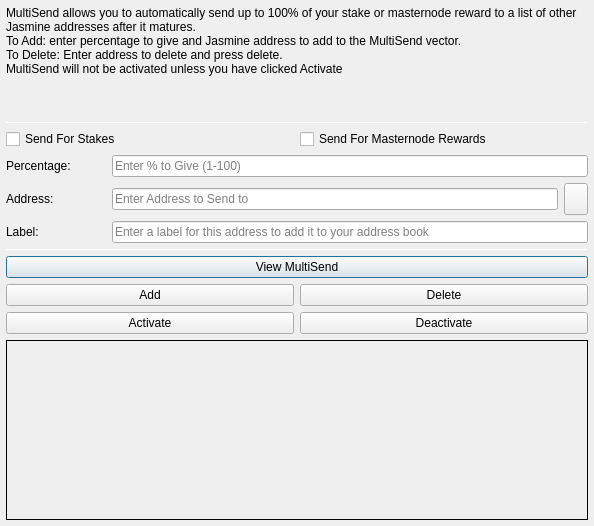
<?xml version="1.0" encoding="UTF-8"?>
<ui version="4.0">
 <class>MultiSendDialog</class>
 <widget class="QDialog" name="MultiSendDialog">
  <property name="windowModality">
   <enum>Qt::NonModal</enum>
  </property>
  <property name="geometry">
   <rect>
    <x>0</x>
    <y>0</y>
    <width>594</width>
    <height>526</height>
   </rect>
  </property>
  <property name="windowTitle">
   <string>MultiSend</string>
  </property>
  <layout class="QVBoxLayout" name="verticalLayout" stretch="0">
   <property name="leftMargin">
    <number>6</number>
   </property>
   <property name="topMargin">
    <number>6</number>
   </property>
   <property name="rightMargin">
    <number>6</number>
   </property>
   <property name="bottomMargin">
    <number>6</number>
   </property>
   <item>
    <layout class="QVBoxLayout" name="verticalLayout_Main" stretch="1,1,1,0,1,1,1">
     <item>
      <widget class="QLabel" name="label_2">
       <property name="lineWidth">
        <number>1</number>
       </property>
       <property name="text">
        <string>MultiSend allows you to automatically send up to 100% of your stake or masternode reward to a list of other Jasmine addresses after it matures.
To Add: enter percentage to give and Jasmine address to add to the MultiSend vector.
To Delete: Enter address to delete and press delete.
MultiSend will not be activated unless you have clicked Activate</string>
       </property>
       <property name="alignment">
        <set>Qt::AlignLeading|Qt::AlignLeft|Qt::AlignTop</set>
       </property>
       <property name="wordWrap">
        <bool>true</bool>
       </property>
      </widget>
     </item>
     <item>
      <widget class="Line" name="line">
       <property name="minimumSize">
        <size>
         <width>0</width>
         <height>1</height>
        </size>
       </property>
       <property name="maximumSize">
        <size>
         <width>16777215</width>
         <height>1</height>
        </size>
       </property>
       <property name="orientation">
        <enum>Qt::Horizontal</enum>
       </property>
      </widget>
     </item>
     <item>
      <layout class="QVBoxLayout" name="verticalLayout_Settings">
       <item>
        <layout class="QHBoxLayout" name="horizontalLayout">
         <item>
          <widget class="QCheckBox" name="multiSendStakeCheckBox">
           <property name="text">
            <string>Send For Stakes</string>
           </property>
          </widget>
         </item>
         <item>
          <widget class="QCheckBox" name="multiSendMasternodeCheckBox">
           <property name="text">
            <string>Send For Masternode Rewards</string>
           </property>
          </widget>
         </item>
        </layout>
       </item>
       <item>
        <layout class="QHBoxLayout" name="horizontalLayout_6">
         <item>
          <widget class="QLabel" name="label">
           <property name="minimumSize">
            <size>
             <width>100</width>
             <height>0</height>
            </size>
           </property>
           <property name="toolTip">
            <string>Percentage of stake to send</string>
           </property>
           <property name="text">
            <string>Percentage:</string>
           </property>
          </widget>
         </item>
         <item>
          <widget class="QLineEdit" name="multiSendPercentEdit">
           <property name="toolTip">
            <string>Enter whole numbers 1 - 100</string>
           </property>
           <property name="placeholderText">
            <string>Enter % to Give (1-100)</string>
           </property>
          </widget>
         </item>
        </layout>
       </item>
       <item>
        <layout class="QHBoxLayout" name="horizontalLayout_7">
         <item>
          <widget class="QLabel" name="label_5">
           <property name="minimumSize">
            <size>
             <width>100</width>
             <height>0</height>
            </size>
           </property>
           <property name="toolTip">
            <string>Address to send portion of stake to</string>
           </property>
           <property name="text">
            <string>Address:</string>
           </property>
          </widget>
         </item>
         <item>
          <widget class="QLineEdit" name="multiSendAddressEdit">
           <property name="toolTip">
            <string/>
           </property>
           <property name="placeholderText">
            <string>Enter Address to Send to</string>
           </property>
          </widget>
         </item>
         <item>
          <widget class="QToolButton" name="addressBookButton">
           <property name="maximumSize">
            <size>
             <width>16777215</width>
             <height>32</height>
            </size>
           </property>
           <property name="toolTip">
            <string>Choose an address from the address book</string>
           </property>
           <property name="text">
            <string/>
           </property>
           <property name="icon">
            <iconset resource="../jasmine.qrc">
             <normaloff>:/icons/address-book</normaloff>:/icons/address-book</iconset>
           </property>
           <property name="shortcut">
            <string>Alt+A</string>
           </property>
          </widget>
         </item>
        </layout>
       </item>
      </layout>
     </item>
     <item>
      <layout class="QHBoxLayout" name="horizontalLayout_3">
       <item>
        <widget class="QLabel" name="label_3">
         <property name="minimumSize">
          <size>
           <width>100</width>
           <height>0</height>
          </size>
         </property>
         <property name="text">
          <string>Label:</string>
         </property>
        </widget>
       </item>
       <item>
        <widget class="QLineEdit" name="labelAddressLabelEdit">
         <property name="placeholderText">
          <string>Enter a label for this address to add it to your address book</string>
         </property>
        </widget>
       </item>
      </layout>
     </item>
     <item>
      <widget class="Line" name="line_2">
       <property name="minimumSize">
        <size>
         <width>0</width>
         <height>1</height>
        </size>
       </property>
       <property name="maximumSize">
        <size>
         <width>16777215</width>
         <height>1</height>
        </size>
       </property>
       <property name="orientation">
        <enum>Qt::Horizontal</enum>
       </property>
      </widget>
     </item>
     <item>
      <layout class="QVBoxLayout" name="verticalLayout_Buttons">
       <item>
        <layout class="QHBoxLayout" name="horizontalLayout_4">
         <item>
          <widget class="QPushButton" name="viewButton">
           <property name="toolTip">
            <string/>
           </property>
           <property name="statusTip">
            <string>View MultiSend Vector</string>
           </property>
           <property name="text">
            <string>View MultiSend</string>
           </property>
          </widget>
         </item>
        </layout>
       </item>
       <item>
        <layout class="QHBoxLayout" name="horizontalLayout_2">
         <item>
          <widget class="QPushButton" name="addButton">
           <property name="toolTip">
            <string/>
           </property>
           <property name="statusTip">
            <string>Add to MultiSend Vector</string>
           </property>
           <property name="text">
            <string>Add</string>
           </property>
          </widget>
         </item>
         <item>
          <widget class="QPushButton" name="deleteButton">
           <property name="toolTip">
            <string/>
           </property>
           <property name="statusTip">
            <string>Delete Address From MultiSend Vector</string>
           </property>
           <property name="text">
            <string>Delete</string>
           </property>
          </widget>
         </item>
        </layout>
       </item>
       <item>
        <layout class="QHBoxLayout" name="horizontalLayout_5">
         <item>
          <widget class="QPushButton" name="activateButton">
           <property name="statusTip">
            <string>Activate MultiSend</string>
           </property>
           <property name="text">
            <string>Activate</string>
           </property>
          </widget>
         </item>
         <item>
          <widget class="QPushButton" name="disableButton">
           <property name="statusTip">
            <string>Deactivate MultiSend</string>
           </property>
           <property name="text">
            <string>Deactivate</string>
           </property>
          </widget>
         </item>
        </layout>
       </item>
      </layout>
     </item>
     <item>
      <widget class="QLabel" name="message">
       <property name="minimumSize">
        <size>
         <width>0</width>
         <height>180</height>
        </size>
       </property>
       <property name="frameShape">
        <enum>QFrame::Panel</enum>
       </property>
       <property name="frameShadow">
        <enum>QFrame::Plain</enum>
       </property>
       <property name="lineWidth">
        <number>1</number>
       </property>
       <property name="midLineWidth">
        <number>1</number>
       </property>
       <property name="text">
        <string/>
       </property>
       <property name="alignment">
        <set>Qt::AlignLeading|Qt::AlignLeft|Qt::AlignTop</set>
       </property>
       <property name="wordWrap">
        <bool>true</bool>
       </property>
      </widget>
     </item>
    </layout>
   </item>
  </layout>
 </widget>
 <resources>
  <include location="../jasmine.qrc"/>
 </resources>
 <connections/>
</ui>
